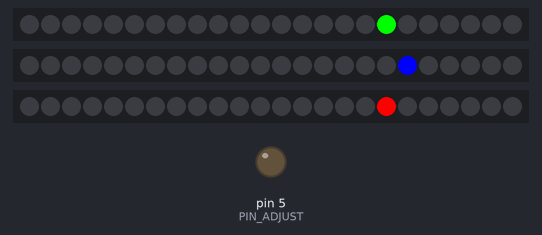
Bench run of a sketch on a simulated Arduino Uno, built with avr-gcc and run on an emulated ATmega328P. Shown: 3 × 24 RGB LEDs in strip order, left to right, output pins drawn as LEDs (lit = HIGH).

Above: at 0.16 s.
At 4.99 s:
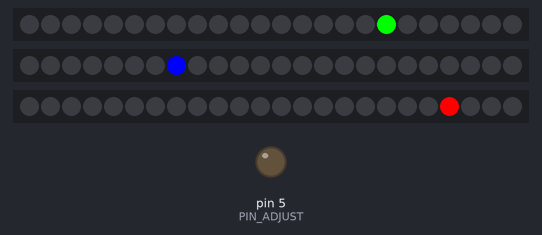
At 9.67 s:
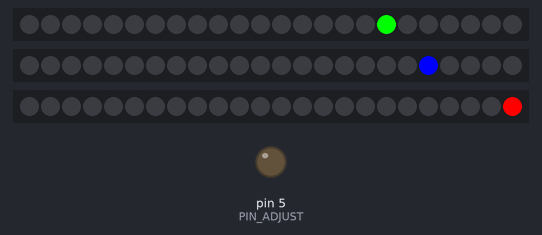
At 20.07 s:
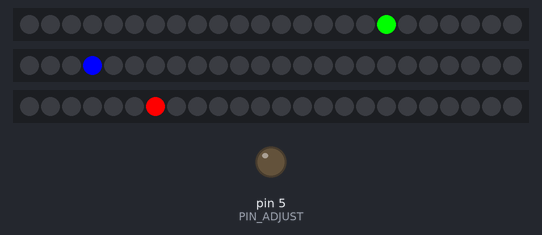
At 29.43 s:
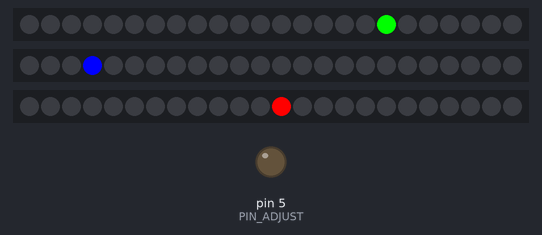
At 39.31 s:
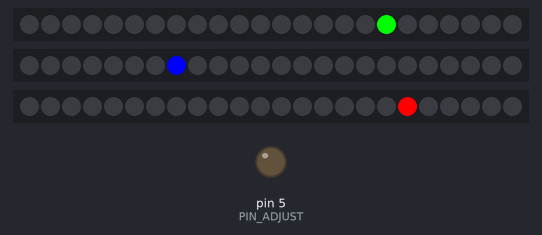

The sketch:

LEDdial.ino
```cpp
#include <FastLED.h>

#define PIN_SECONDS 2
#define PIN_MINUTES 3
#define PIN_HOURS 4
#define PIN_ADJUST 5
#define RESOLUTION 24
#define RED CRGB(255,0,0)
#define GREEN CRGB(0,255,0)
#define BLUE CRGB(0, 0, 255)
#define OFF CRGB(0,0,0);

CRGB ledsSecond[RESOLUTION];
CRGB ledsMinute[RESOLUTION];
CRGB ledsHour[RESOLUTION];

int milliseconds = 0;
int second = 0;
int minute = 0;
int hour = 0;
unsigned long lastTime = 0;
unsigned long maxTime = 4294967295;

void setup() {
  FastLED.addLeds<WS2812, PIN_SECONDS, GRB>(ledsSecond, RESOLUTION);
  FastLED.addLeds<WS2812, PIN_MINUTES, GRB>(ledsMinute, RESOLUTION);
  FastLED.addLeds<WS2812, PIN_HOURS, GRB>(ledsHour, RESOLUTION);
  FastLED.show();

  pinMode(PIN_ADJUST, OUTPUT);
  lastTime = millis();
}

void loop() {
  ledsSecond[getLedSecond()] = OFF;
  ledsMinute[getLedMinute()] = OFF;
  ledsHour[getLedHour()] = OFF

  unsigned long currentTime = millis();
  int diff = currentTime - lastTime;
  if(lastTime > currentTime) {
    diff = maxTime - lastTime + currentTime;
  }
  milliseconds += diff;
  lastTime = currentTime;

  if(milliseconds >= 1000) {
    second++;
    milliseconds -= 1000;
  } else if(!digitalRead(PIN_ADJUST)) {
    minute++;
    second=60;
    delay(100);
    milliseconds = 0;
  }

  if(second == 60) {
    second = 0;
    minute++;
    if(minute == 60) {
      minute = 0;
      hour++;
      if(hour == 12) {
        hour = 0;
      }
    }
  }

  ledsSecond[getLedSecond()] = GREEN;
  ledsMinute[getLedMinute()] = BLUE;
  ledsHour[getLedHour()] = RED;
  FastLED.show();
}

int getLedSecond() {
  return ((int)round((second + milliseconds / 1000.0) / 60.0 * 24.0) + 6 + 11) % 24;
}

int getLedMinute() {
  return ((int)round((minute + second / 60.0) / 60.0 * 24.0) + 6 + 11) % 24;
}

int getLedHour() {
  return ((int)round((hour + minute / 60.0) / 12.0 * 24.0) + 6 + 11) % 24;
}
```
